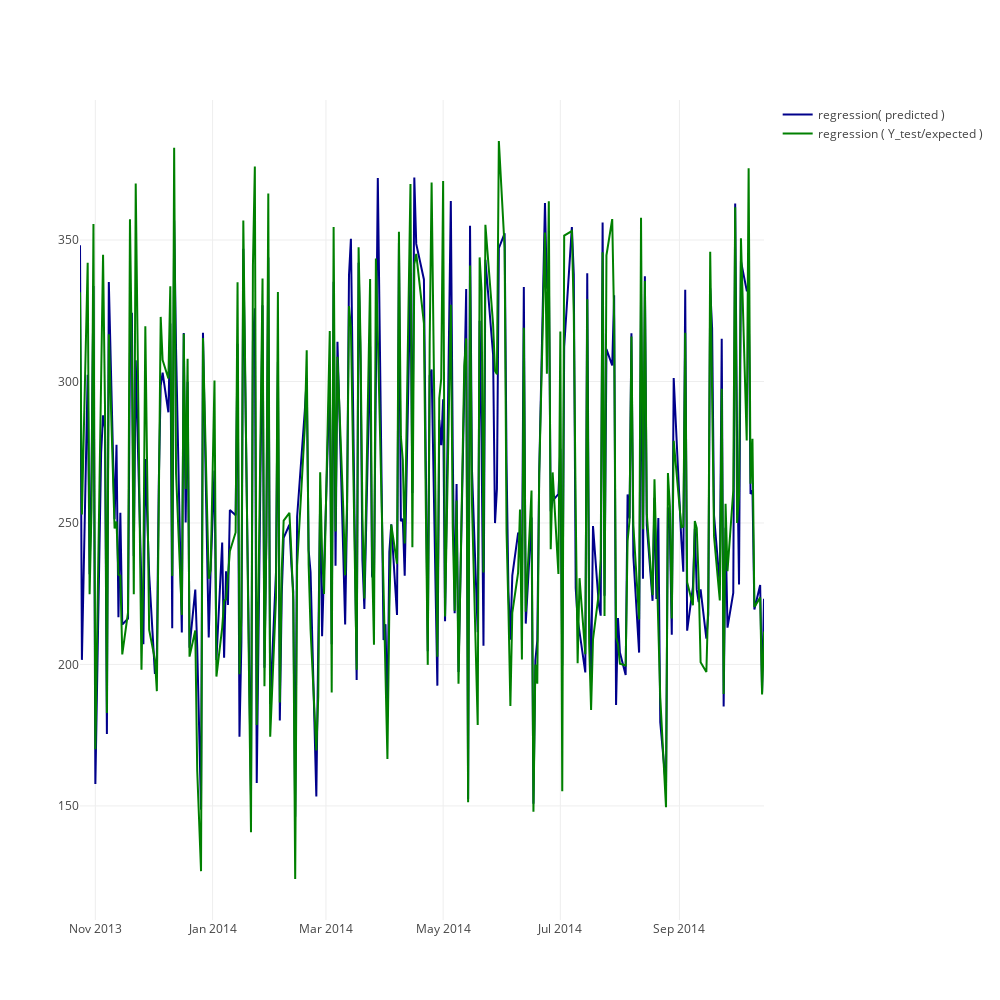

Notebook source saved alongside this figure:
### Code cell
trace1 = go.Scatter(dict(line=dict(color='darkblue'),
                      x=df.index,
                      y=clf.predict(X_test),
                      name='regression( predicted )'))

trace2 = go.Scatter(dict(line=dict(color='green'),
                      x=df.index,
                      y=y_test.flatten(),
                      name='regression ( Y_test/expected )'))



layout = go.Layout(width=1000,height=1000,xaxis=dict(ticks='', showticklabels=True,
                              zeroline=False),
                   yaxis=dict(ticks='', showticklabels=True,
                              zeroline=False),
                   showlegend=True)

fig = go.Figure(data=[trace1, trace2], layout=layout)

iplot(fig)

### Figure 1 — Plotly figure (JSON) as saved in the notebook; plotly's stock layout.template omitted (floating-point values rounded to 4 significant figures; data arrays with more than 128 entries replaced by an {"elided": "..."} marker saying what was removed)
{"data": [{"line": {"color": "darkblue"}, "name": "regression( predicted )", "type": "scatter", "uid": "acd7ddde-c19f-11e8-a939-acde48001122", "x": {"elided": "1240 str values"}, "y": {"elided": "246 float values"}}, {"line": {"color": "green"}, "name": "regression ( Y_test/expected )", "type": "scatter", "uid": "acd7df50-c19f-11e8-91c0-acde48001122", "x": {"elided": "1240 str values"}, "y": {"elided": "246 float values"}}], "layout": {"height": 1000, "showlegend": true, "width": 1000, "xaxis": {"showticklabels": true, "ticks": "", "zeroline": false}, "yaxis": {"showticklabels": true, "ticks": "", "zeroline": false}}}
